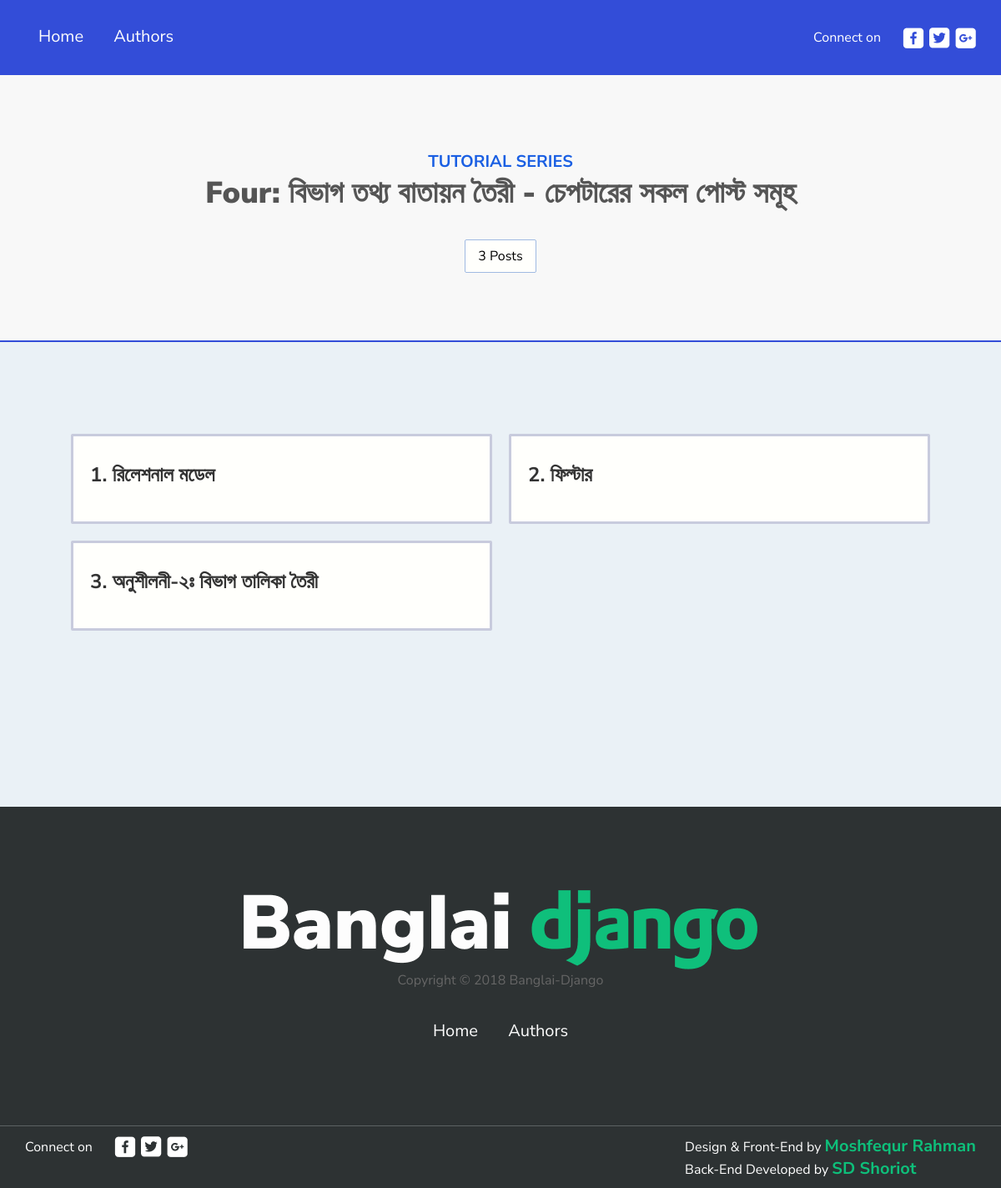
/posts_of_chapter/4, run on the app's committed database.
### blog/models.py (models this page shows, shortened)
class Chapter(models.Model):
	number = models.IntegerField()
	chapter_name = models.CharField(max_length=150)

class Post(models.Model):
	post_title = models.CharField(max_length=100)
	pub_date = models.DateTimeField(auto_now_add=True)
	author = models.ForeignKey(User, on_delete=models.SET_NULL, blank=True, null=True)
	post_serial_no = models.IntegerField()
	post_description = RichTextUploadingField()
	chapter = models.ForeignKey(Chapter, on_delete=models.CASCADE, related_name='post')
	category = models.ManyToManyField(Category)
	is_draft = models.BooleanField(default=False)
	objects = PostManager()

### blog/views.py (the view)
# urls.py: path('posts_of_chapter/<int:pk>', posts_of_chapter, name='posts_of_chapter'),
def posts_of_chapter(request, pk):
	chapter = get_object_or_404(Chapter, pk=pk)
	post = Post.objects.filter(chapter=chapter, is_draft=False)
	ctx = {'chapter': chapter, 'post': post}
	return render(request, 'blog/posts_of_chapter.html', ctx)

### templates/blog/posts_of_chapter.html (shortened to what this page needs)
{% load static %}
<!DOCTYPE html>
<html lang="en">
  <head>
    <link rel="stylesheet" href="https://stackpath.bootstrapcdn.com/font-awesome/4.7.0/css/font-awesome.min.css">
    <link href="/static/css/main.css" rel="stylesheet">
  </head>
  <body>
    <section class="post-nav">
      <header>
        <nav>
          <div class="nav-links">
            <div class="fixed-sidebar">
              <a href="/">Home</a>
              <a href="{% url 'total_author' %}">Authors</a>
            </div>
          </div>
          <div class="connect">
            <p>Connect on</p>
            <a href="https://www.facebook.com/groups/banglaidjango/"><img src="/static/img/facebook.png" alt=""></a>
            <a href="twitter.com"><img src="/static/img/twitter.png" alt=""></a>
            <a href="google.com"><img src="/static/img/google-plus.png" alt=""></a>
          </div>
        </nav>
      </header>
    </section>
    <section class="series-info">
      <div class="container">
        <h4>Tutorial series</h4>
        <h1>{{ chapter.chapter_name }} - চেপটারের সকল পোস্ট সমূহ</h1>
        <div class="counts">
          <span>{{ post.count }} Posts</span>
        </div>
      </div>
    </section>
    <section class="series-section">
      <div class="container">
        <div class="series-example">
          <div class="posts">
            {% for post in post %}
            <div class="post">
              <div class="post-box">
                <h1><a href="{% url 'post_detail' post.pk %}">{{ post.post_serial_no }}. {{ post.post_title }}</a></h1>
              </div>
            </div>
            {% endfor %}
          </div>
        </div>
      </div>
    </section>
    <footer>
      <div class="container">
        <img src="/static/img/logo.png" alt="">
        <p class="copyright">Copyright © 2018 Banglai-Django</p>
        <div class="nav-links footer-links">
          <a href="/">Home</a>
          <a href="{% url 'total_author' %}">Authors</a>
        </div>
      </div>
    </footer>
    <section class="credit">
      <div class="connect">
        <p>Connect on</p>
        <a href="https://www.facebook.com/groups/banglaidjango/"><img src="/static/img/facebook.png" alt=""></a>
        <a href="twitter.com"><img src="/static/img/twitter.png" alt=""></a>
        <a href="google.com"><img src="/static/img/google-plus.png" alt=""></a>
      </div>
      <div class="made-by">
        <span>Design & Front-End by <a href="https://www.facebook.com/mushfequrr1">Moshfequr Rahman</a></span>
        <span>Back-End Developed by <a href="https://www.facebook.com/shoriot">SD Shoriot</a></span>
      </div>
    </section>
  </body>
</html>

### static/css/main.css (style rules this page uses)
* { box-sizing: border-box; }
body { margin: 0; padding: 0; background: #F8F8F8; font-family: 'Noto Sans', sans-serif; font-family: 'Work Sans', sans-serif; font-family: 'Nunito Sans', sans-serif; }
header { padding: 30px; background-image: url(../img/header-bg.png); background-size: cover; background-position: bottom; background-repeat: no-repeat; }
nav { display: -webkit-flex; display: -moz-flex; display: -ms-flex; display: -o-flex; display: flex; flex-wrap: wrap; justify-content: space-between; color: #fff; }
.nav-links a { padding: 0 30px; padding: 0 15px; display: inline-block; text-decoration: none; color: #fdfdfd; margin: 0 1px; border-radius: 3px; font-size: 20px; }
.connect { display: -webkit-flex; display: -moz-flex; display: -ms-flex; display: -o-flex; display: flex; align-items: center; position: relative; top: -9px; }
.connect p { display: inline-block; margin-right: 20px; position: relative; top: -3px; color: #fff; }
.connect img { margin-left: 6px; transition: all .2s ease-in-out; }
::placeholder { color: #999; opacity: 1; }
.container { max-width: 1050px; margin: 0 auto; }
.posts { display: -webkit-flex; display: -moz-flex; display: -ms-flex; display: -o-flex; display: flex; flex-wrap: wrap; }
.post { width: 50%; padding: 10px; }
.post a { text-decoration: none; color: #333; }
.post-box { background: #FFFFFC; border: 3px solid #334DD8; border: 3px solid #c8cbdd; border-radius: 2px; padding: 20px; transition: .3s ease-in-out; }
.series-section { background: #EAF1F6; padding: 100px 0; }
.series-section h1 { text-align: center; font-size: 36px; color: #3F51B5; }
.series-section .post-box h1 { font-size: 24px; color: #333; text-align: left; }
.series-example { margin-bottom: 101px; }
footer { background: #2D3233; padding: 100px 0; padding-bottom: 0; text-align: center; }
footer .copyright { font-size: 16px; color: #666666; position: relative; top: -20px; }
footer .footer-links { padding: 100px 0; padding-top: 0; }
.credit { background: #2D3233; padding: 10px 30px; display: flex; align-items: center; justify-content: space-between; border-top: 1px solid #5C6263; }
.made-by { color: #fff; display: flex; flex-direction: column; align-items: flex-start; }
.made-by a { color: #0ebf7a; text-decoration: none; font-weight: bold; font-size: 20px; }
.series-info { padding: 90px 0; text-align: center; border-bottom: 2px solid #334DD8; }
.series-info h4, .series-info h1 { margin: 0; }
.series-info h4 { margin: 0; font-family: Nunito Sans; font-style: normal; font-weight: bold; line-height: normal; font-size: 20px; text-transform: uppercase; color: #1A5FE3; }
.series-info h1 { font-family: Nunito Sans; font-style: normal; font-weight: 900; line-height: normal; font-size: 36px; color: #555555; margin-bottom: 40px; }
.series-info span { background: #fff; padding: 8px 15px; background: #FFFFFC; border: 1px solid #A0BAE2; border-radius: 2px; }
.post-nav header { background: #334DD8; height: 90px; min-height: auto; }

### data on the page
Chapter: chapter_name "Four: বিভাগ তথ্য বাতায়ন তৈরী"
Post: post_serial_no "1", post_title "রিলেশনাল মডেল"
Post: post_serial_no "2", post_title "ফিল্টার"
Post: post_serial_no "3", post_title "অনুশীলনী-২ঃ বিভাগ তালিকা তৈরী"

### other printed values
{{ post.count }} "3"
